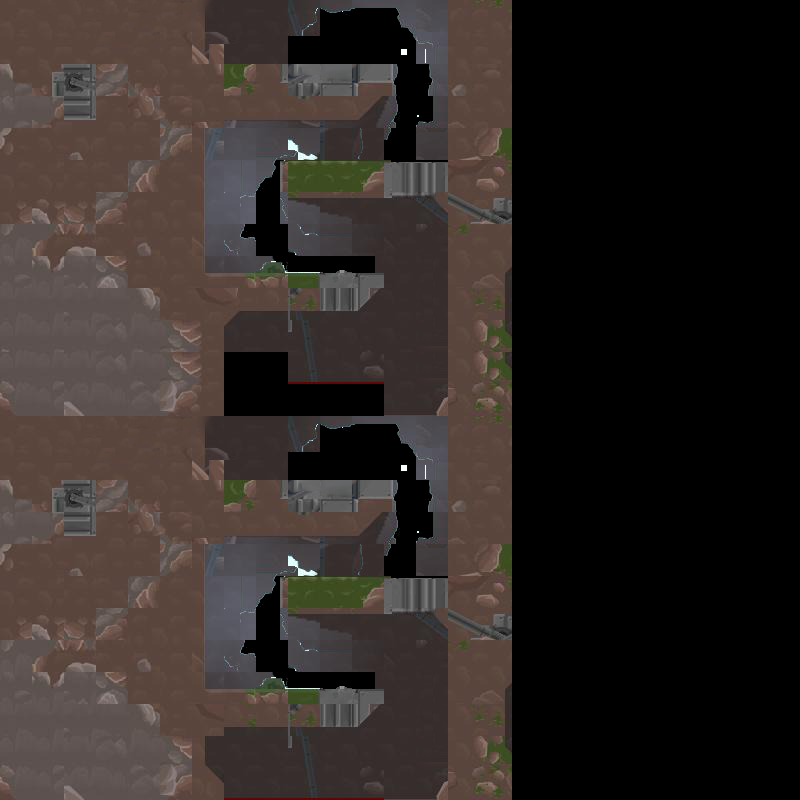

Rendered tile map (Tiled .tmx) drawn with the repository's tilesets; below, a short description and the map source with its tile grids summarised:
An orthogonal 25x25 tile map with 32x32 px tiles, 1 tile layer (tiles) and 17 objects (4x npc, hero).

<map version="1.0" orientation="orthogonal" renderorder="right-down" width="25" height="25" tilewidth="32" tileheight="32" nextobjectid="90">
 <tileset firstgid="1" name="bg" tilewidth="64" tileheight="64" tilecount="220" columns="20">
  <image source="bg.png" width="1280" height="720" />
 </tileset>
 <layer name="tiles" width="25" height="25">
  <data>[625 cells, 335 non-empty, 165 distinct tile ids]</data>
 </layer>
 <objectgroup name="obstacles">
  <object id="57" x="448.747" y="0" width="64.7333" height="798" />
  <object id="62" x="639.565" y="255.481" width="63.8702" height="61.2809" />
  <object id="63" x="576.558" y="289.142" width="63.8702" height="61.2809" />
  <object id="64" x="140.551" y="2" width="63.0071" height="796" />
  <object id="65" x="198" y="480" width="187" height="36" />
  <object id="66" x="127" y="689" width="255" height="36" />
  <object id="79" x="204.5" y="800" width="255" height="36" />
  <object id="80" x="193" y="516" width="166" height="19" />
  <object id="81" x="282" y="576" width="168" height="36" />
  <object id="87" x="196.5" y="274" width="187" height="36" />
  <object id="88" x="201.5" y="63.5" width="194.5" height="36" />
  <object id="89" x="265.5" y="157.5" width="187" height="36" />
 </objectgroup>
 <objectgroup name="units">
  <object id="71" type="npc" x="624.622" y="82.7587" width="26.7564" height="28.4827">
   <ellipse />
  </object>
  <object id="72" type="npc" x="749.622" y="234.759" width="26.7564" height="28.4827">
   <ellipse />
  </object>
  <object id="73" type="npc" x="717.622" y="453.759" width="26.7564" height="28.4827">
   <ellipse />
  </object>
  <object id="74" type="npc" x="757.622" y="642.759" width="26.7564" height="28.4827">
   <ellipse />
  </object>
  <object id="85" type="hero" x="296.5" y="374" width="32" height="60">
   <ellipse />
  </object>
 </objectgroup>
</map>